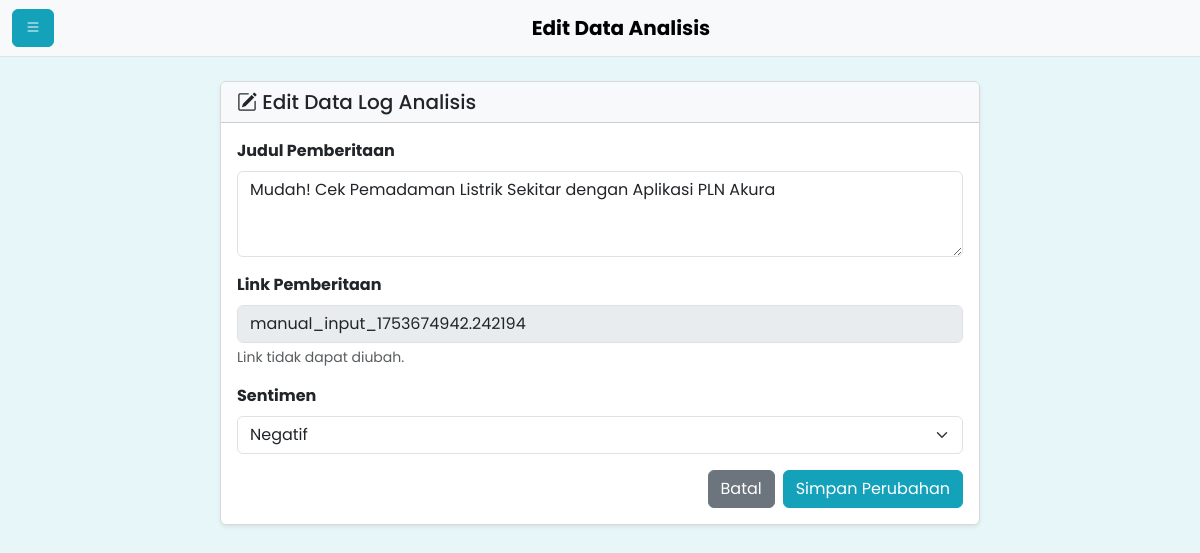
Page /analisis/edit/68 on the committed database.
### tables this page shows
CREATE TABLE analisis_data (
            id INTEGER PRIMARY KEY AUTOINCREMENT,
            tanggal TEXT,
            bulan TEXT,
            tahun TEXT,
            judul_pemberitaan TEXT NOT NULL,
            link_pemberitaan TEXT NOT NULL UNIQUE,
            nama_media TEXT,
            sentimen TEXT
        );

### app.py (the view)
@app.route('/analisis/edit/<int:analysis_id>', methods=['GET', 'POST'])
def edit_analisis_route(analysis_id):
    item = database.get_analisis_data_by_id(analysis_id)
    if not item:
        flash('Data analisis tidak ditemukan.', 'danger')
        return redirect(url_for('analisis'))
    if request.method == 'POST':
        data = {'id': analysis_id, 'judul_pemberitaan': request.form.get('judul_pemberitaan'), 'sentimen': request.form.get('sentimen')}
        database.update_analisis_data(data)
        flash('Data analisis berhasil diperbarui!', 'success')
        return redirect(url_for('analisis'))
    return render_template('analisis/edit_analisis.html', item=item)

### utils/database.py (called while the page is built)
def get_db_connection():
    conn = sqlite3.connect(DATABASE_NAME)
    conn.row_factory = sqlite3.Row
    return conn

def get_analisis_data_by_id(analysis_id):
    conn = get_db_connection()
    item = conn.execute('SELECT * FROM analisis_data WHERE id = ?', (analysis_id,)).fetchone()
    conn.close()
    return item

### templates/analisis/edit_analisis.html (shortened to what this page needs)
{% extends 'base.html' %}
{% block page_title %}Edit Data Analisis{% endblock %}
{% block content %}
<div class="row justify-content-center">
    <div class="col-md-8">
        <div class="card shadow-sm">
            <div class="card-header bg-light">
                <h5 class="mb-0"><i class="bi bi-pencil-square"></i> Edit Data Log Analisis</h5>
            </div>
            <div class="card-body">
                <form method="POST">
                    <div class="mb-3">
                        <label for="judul_pemberitaan" class="form-label fw-bold">Judul Pemberitaan</label>
                        <textarea class="form-control" id="judul_pemberitaan" name="judul_pemberitaan" rows="3" required>{{ item.judul_pemberitaan }}</textarea>
                    </div>
                    <div class="mb-3">
                        <label for="link_pemberitaan" class="form-label fw-bold">Link Pemberitaan</label>
                        <input type="text" class="form-control" id="link_pemberitaan" value="{{ item.link_pemberitaan }}" disabled readonly>
                        <div class="form-text">Link tidak dapat diubah.</div>
                    </div>
                    <div class="mb-3">
                        <label for="sentimen" class="form-label fw-bold">Sentimen</label>
                        <select class="form-select" id="sentimen" name="sentimen" required>
                            <option value="Negatif" {% if item.sentimen == 'Negatif' %}selected{% endif %}>Negatif</option>
                        </select>
                    </div>
                    <div class="d-flex justify-content-end">
                        <a href="{{ url_for('analisis') }}" class="btn btn-secondary me-2">Batal</a>
                        <button type="submit" class="btn btn-primary">Simpan Perubahan</button>
                    </div>
                </form>
            </div>
        </div>
    </div>
</div>
{% endblock %}

### static/css/style.css (style rules this page uses)
:root { --theme-primary: #14a2ba; --theme-primary-dark: #125d72; --theme-accent: #efe62f; --theme-bg: #e7f6f9; --theme-border: #d9d9d9; --bs-primary: var(--theme-primary); --bs-primary-rgb: 20, 162, 186; }
body { background-color: var(--theme-bg); font-family: 'Poppins', sans-serif; }
.btn, .card, .nav-link { transition: all 0.2s ease-in-out; }
.btn-primary { --bs-btn-bg: var(--theme-primary); --bs-btn-border-color: var(--theme-primary); --bs-btn-hover-bg: var(--theme-primary-dark); --bs-btn-hover-border-color: var(--theme-primary-dark); }
.card { border: 1px solid var(--theme-border); }

### rows in the picture
analisis_data: judul_pemberitaan "Mudah! Cek Pemadaman Listrik Sekitar dengan Aplikasi PLN Akura", link_pemberitaan "manual_input_1753674942.242194", sentimen "Negatif"
